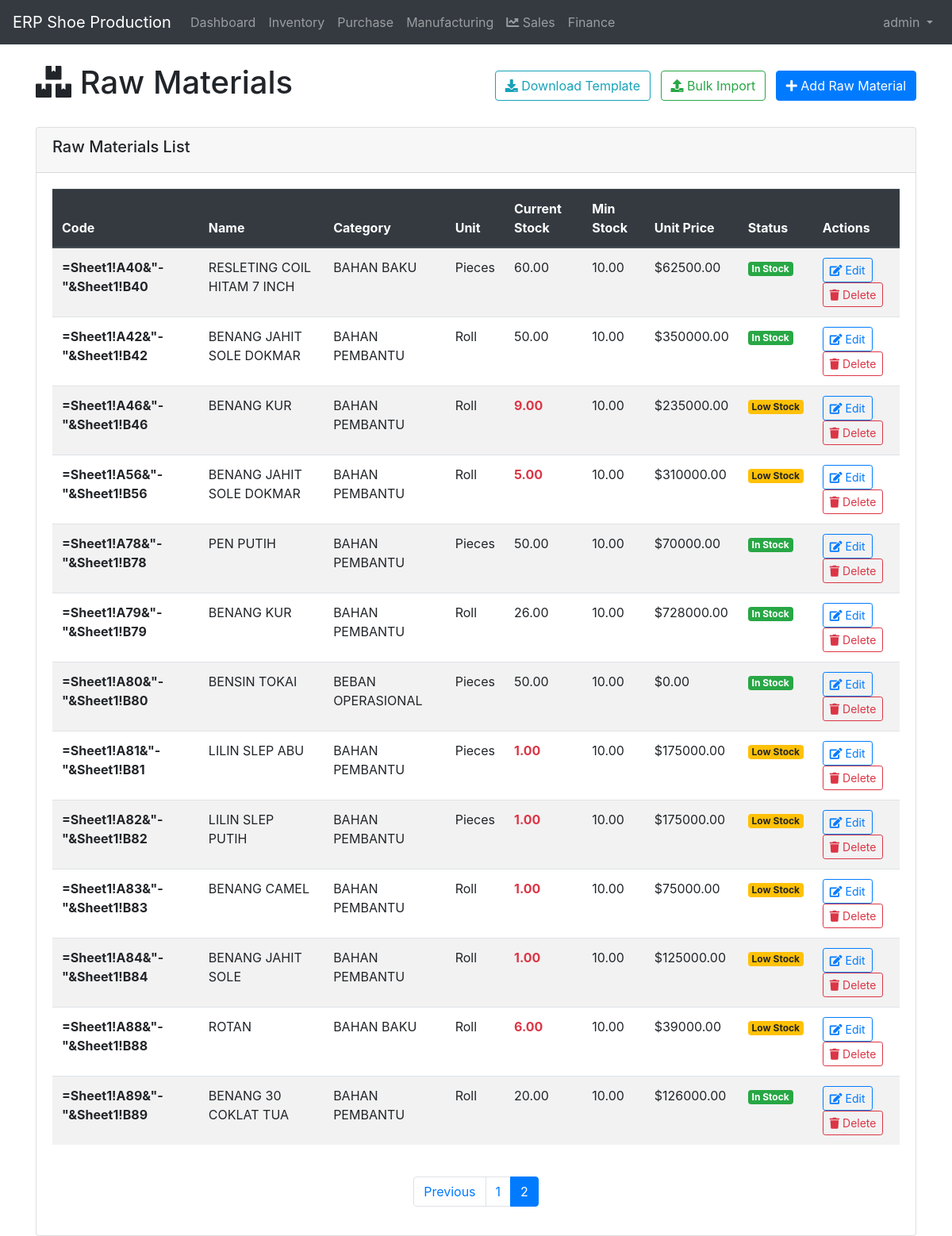
Page /inventory/raw-materials/?page=2 (signed in) on the earlier database version.
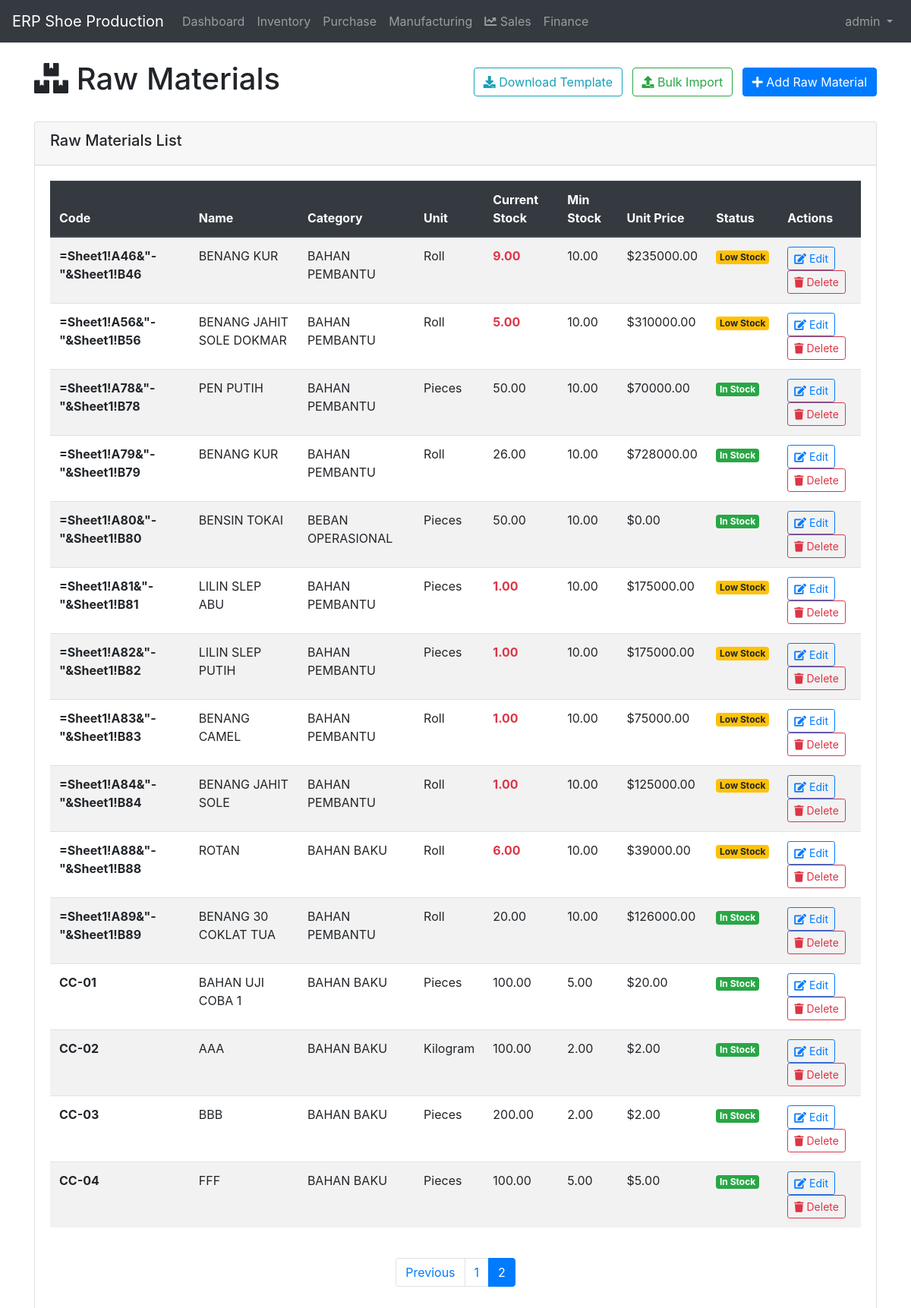
Same page on the later database version.
### inventory/models.py (models this page shows, shortened)
class RawMaterial(models.Model):
    UNIT_CHOICES = [
        ('kg', 'Kilogram'),
        ('m', 'Meter'),
        ('pcs', 'Pieces'),
        ('roll', 'Roll'),
        ('sheet', 'Sheet'),
    ]
    code = models.CharField(max_length=20, unique=True)
    name = models.CharField(max_length=200)
    category = models.ForeignKey(MaterialCategory, on_delete=models.CASCADE)
    unit = models.CharField(max_length=10, choices=UNIT_CHOICES)
    description = models.TextField(blank=True)
    minimum_stock = models.DecimalField(max_digits=10, decimal_places=2, default=0)
    current_stock = models.DecimalField(max_digits=10, decimal_places=2, default=0)
    unit_price = models.DecimalField(max_digits=10, decimal_places=2, default=0)
    is_active = models.BooleanField(default=True)
    created_at = models.DateTimeField(auto_now_add=True)
    updated_at = models.DateTimeField(auto_now=True)
    @property
    def stock_status(self):
        if self.current_stock <= 0:
            return 'Out of Stock'
        elif self.current_stock <= self.minimum_stock:
            return 'Low Stock'
        else:
            return 'In Stock'

class MaterialCategory(models.Model):
    name = models.CharField(max_length=100, unique=True)
    description = models.TextField(blank=True)
    created_at = models.DateTimeField(auto_now_add=True)

### inventory/views.py (the view)
# urls.py: path('raw-materials/', views.raw_material_list, name='raw_material_list'),
@login_required
def raw_material_list(request):
    raw_materials = RawMaterial.objects.all().order_by('code')
    paginator = Paginator(raw_materials, 15)
    page_number = request.GET.get('page')
    page_obj = paginator.get_page(page_number)
    context = {
        'page_obj': page_obj,
        'title': 'Raw Materials'
    }
    return render(request, 'inventory/raw_material_list.html', context)

### templates/inventory/raw_material_list.html (shortened to what the changed rows need)
{% extends 'base.html' %}
{% load bootstrap4 %}
{% block content %}
<div class="row">
    <div class="col-12">
        <div class="d-flex justify-content-between align-items-center mb-4">
            <h1><i class="fas fa-boxes"></i> Raw Materials</h1>
        </div>
    </div>
</div>
<div class="row">
    <div class="col-12">
        <div class="card">
            <div class="card-body">
                <div class="table-responsive">
                    <table class="table table-striped table-hover">
                        <thead class="thead-dark">
                            <tr>
                                <th>Code</th>
                                <th>Name</th>
                                <th>Category</th>
                                <th>Unit</th>
                                <th>Current Stock</th>
                                <th>Min Stock</th>
                                <th>Unit Price</th>
                                <th>Status</th>
                                <th>Actions</th>
                            </tr>
                        </thead>
                        <tbody>
                            {% for material in page_obj %}
                            <tr>
                                <td><strong>{{ material.code }}</strong></td>
                                <td>{{ material.name }}</td>
                                <td>{{ material.category.name }}</td>
                                <td>{{ material.get_unit_display }}</td>
                                <td>
                                    {% if material.current_stock <= material.minimum_stock %}
                                        <span class="text-danger font-weight-bold">{{ material.current_stock }}</span>
                                    {% else %}
                                        {{ material.current_stock }}
                                    {% endif %}
                                </td>
                                <td>{{ material.minimum_stock }}</td>
                                <td>${{ material.unit_price }}</td>
                                <td>
                                    {% if material.stock_status == 'Out of Stock' %}
                                        <span class="badge badge-danger">Out of Stock</span>
                                    {% elif material.stock_status == 'Low Stock' %}
                                        <span class="badge badge-warning">Low Stock</span>
                                    {% else %}
                                        <span class="badge badge-success">In Stock</span>
                                    {% endif %}
                                </td>
                                <td>
                                    <a href="{% url 'raw_material_update' material.pk %}" class="btn btn-sm btn-outline-primary">
                                        <i class="fas fa-edit"></i> Edit
                                    </a>
                                    <a href="{% url 'raw_material_delete' material.pk %}" class="btn btn-sm btn-outline-danger">
                                        <i class="fas fa-trash"></i> Delete
                                    </a>
                                </td>
                            </tr>
                            {% empty %}
                            <tr>
                                <td colspan="9" class="text-center text-muted">
                                    No raw materials found. <a href="{% url 'raw_material_create' %}">Add one now</a>.
                                </td>
                            </tr>
                            {% endfor %}
                        </tbody>
                    </table>
                </div>
                {% if page_obj.has_other_pages %}
                <div class="d-flex justify-content-center mt-4">
                    <nav aria-label="Page navigation">
                        <ul class="pagination">
                            {% for num in page_obj.paginator.page_range %}
                            {% if page_obj.number == num %}
                            <li class="page-item active">
                                <a class="page-link" href="?page={{ num }}">{{ num }}</a>
                            </li>
                            {% elif num > page_obj.number|add:'-3' and num < page_obj.number|add:'3' %}
                            <li class="page-item">
                                <a class="page-link" href="?page={{ num }}">{{ num }}</a>
                            </li>
                            {% endif %}
                            {% endfor %}
                        </ul>
                    </nav>
                </div>
                {% endif %}
            </div>
        </div>
    </div>
</div>
{% endblock %}

Differences in the rows shown:
no longer on this page (row unchanged): RawMaterial: code "=Sheet1!A40&\"-\"&Sheet1!B40", name "RESLETING COIL HITAM 7 INCH", category.name "BAHAN BAKU", unit "Pieces", current_stock "60.00", minimum_stock "10.00", unit_price "62500.00", shows "In Stock"
no longer on this page (row unchanged): RawMaterial: code "=Sheet1!A42&\"-\"&Sheet1!B42", name "BENANG JAHIT SOLE DOKMAR", category.name "BAHAN PEMBANTU", unit "Roll", current_stock "50.00", minimum_stock "10.00", unit_price "350000.00", shows "In Stock"
added RawMaterial: code "CC-01", name "BAHAN UJI COBA 1", category.name "BAHAN BAKU", unit "Pieces", current_stock "100.00", minimum_stock "5.00", unit_price "20.00", shows "In Stock"
added RawMaterial: code "CC-02", name "AAA", category.name "BAHAN BAKU", unit "Kilogram", current_stock "100.00", minimum_stock "2.00", unit_price "2.00", shows "In Stock"
added RawMaterial: code "CC-03", name "BBB", category.name "BAHAN BAKU", unit "Pieces", current_stock "200.00", minimum_stock "2.00", unit_price "2.00", shows "In Stock"
added RawMaterial: code "CC-04", name "FFF", category.name "BAHAN BAKU", unit "Pieces", current_stock "100.00", minimum_stock "5.00", unit_price "5.00", shows "In Stock"
